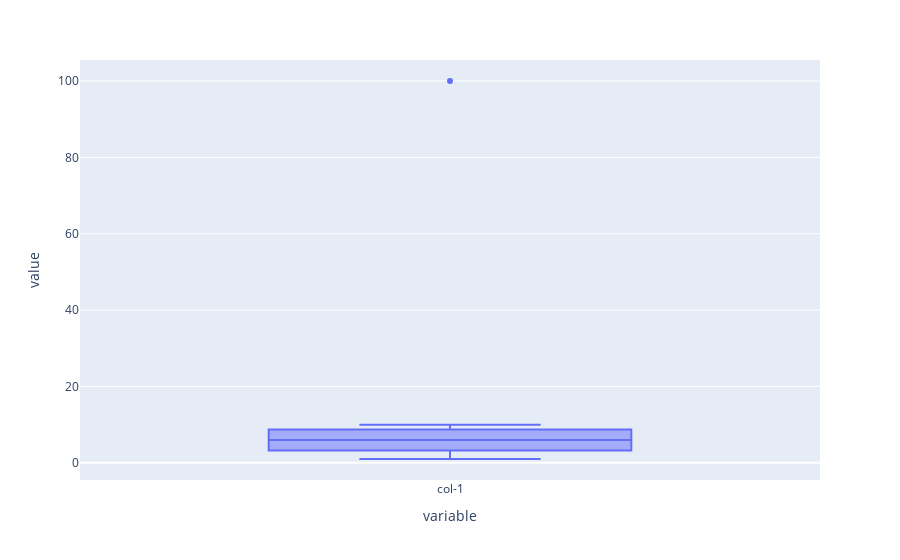

The notebook cell saved with this chart:
### Markdown cell above
## 1. Box Plot

### Code cell
# box plot before handling outliers
plx.box(df["col-1"])

### Figure 1 — Plotly figure (JSON) as saved in the notebook; plotly's stock layout.template omitted (floating-point values rounded to 4 significant figures)
{"data": [{"alignmentgroup": "True", "hovertemplate": "variable=%{x}<br>value=%{y}<extra></extra>", "legendgroup": "", "marker": {"color": "#636efa"}, "name": "", "notched": false, "offsetgroup": "", "orientation": "v", "showlegend": false, "type": "box", "x": ["col-1", "col-1", "col-1", "col-1", "col-1", "col-1", "col-1", "col-1", "col-1", "col-1", "col-1"], "x0": " ", "xaxis": "x", "y": [1, 2, 3, 4, 5, 6, 7, 8, 9, 10, 100], "y0": " ", "yaxis": "y"}], "layout": {"boxmode": "group", "legend": {"tracegroupgap": 0}, "margin": {"t": 60}, "xaxis": {"anchor": "y", "domain": [0, 1], "title": {"text": "variable"}}, "yaxis": {"anchor": "x", "domain": [0, 1], "title": {"text": "value"}}}}
